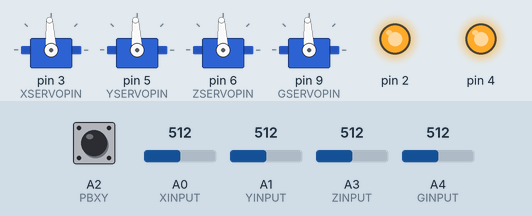
This sketch was run on a simulated Arduino Uno, built with avr-gcc and run on an emulated ATmega328P. Parts: 4 × servo, output pins drawn as LEDs (lit = HIGH). Inputs (shaded band) come from the test bench; at power-on: A0 (XINPUT) = 512, A1 (YINPUT) = 512, A2 (PBXY) HIGH, A3 (ZINPUT) = 512, A4 (GINPUT) = 512.

Above: at 1.2 s.
1.3 s: A0 (XINPUT) set to 490
At 4.11 s:
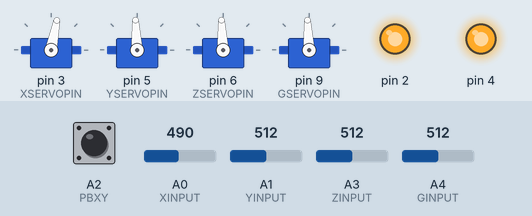
4.3 s: A1 (YINPUT) set to 490
At 7.14 s:
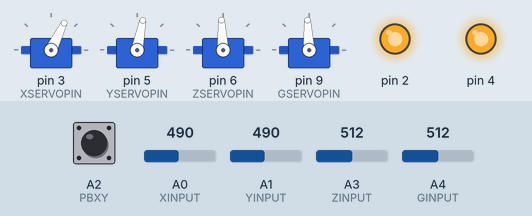
7.3 s: A2 (PBXY) pulled LOW for 0.15 s
At 8.5 s:
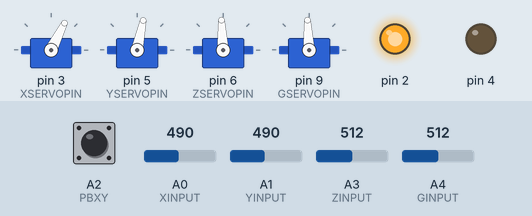
8.9 s: A3 (ZINPUT) set to 533
10.6 s: A3 (ZINPUT) set to 557
At 11.5 s:
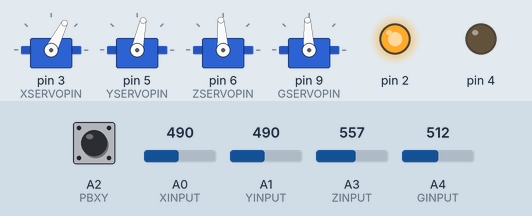
13.6 s: A4 (GINPUT) set to 539
16.6 s: A4 (GINPUT) set to 550
At 18.72 s:
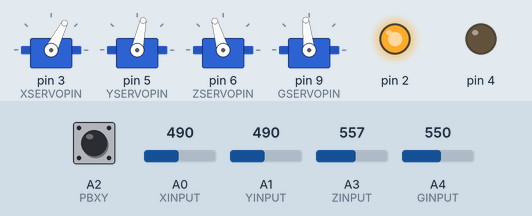
Timing chart, 0 to 22.5 s (numbered marks = the images above; inputs shaded):
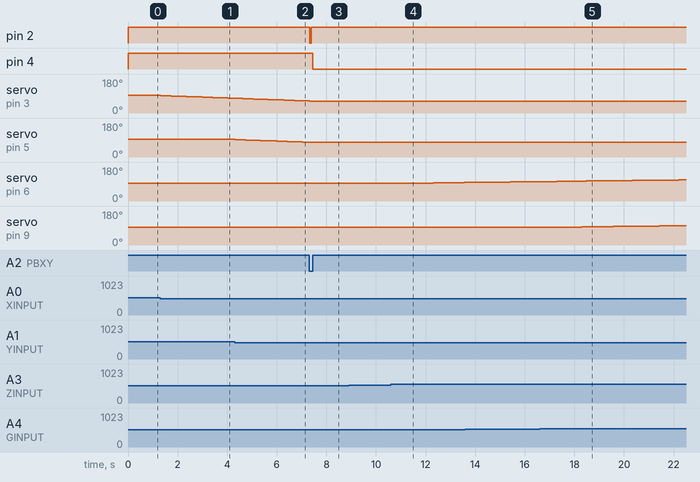

The sketch:

MiniRobotArm_sdt.ino
```cpp
//this will control the MeArm mini robotic arm.
//manual control of the arm with two joysticks and ability to program movements.

//writen by Scott D. Thomas x48985

#include <Servo.h>

#define XINPUT A0 //analog in 0 for X joystick
#define YINPUT A1 //analog in 1 for Y joystick
#define ZINPUT A3 //analog in 2 for Z joystick
#define GINPUT A4 //analog in 3 for Gripper joystick
#define PBXY A2   //analog in 4 for XY joystick pushbutton (Digital Input)
#define PBZG A5   //analog in 5 for ZG joystick pushbutton (Digital Input)


//Define Servo Channels
#define XSERVOPIN 3
#define YSERVOPIN 5
#define ZSERVOPIN 6
#define GSERVOPIN 9
#define XMANULIM 80
#define YMANULIM 80
#define ZMANULIM 80
#define GMANULIM 80


//define Servo Limits and neutral pos
byte XmanUL = 80;
byte XmanLL = 0;
int XupLim = 2100;
int XlrLim = 900;
int Xnpos = 1500;
int XinputPos = 0;

byte YmanUL = 80;
byte YmanLL = 0;
int YupLim = 2100;
int YlrLim = 900;
int Ynpos = 1500;
int YinputPos = 0;

byte ZmanUL = 80;
byte ZmanLL = 0;
int ZupLim = 2100;
int ZlrLim = 900;
int Znpos = 1500;
int ZinputPos = 0;

byte GmanUL = 80;
byte GmanLL = 0;
int GupLim = 2100;
int GlrLim = 900;
int Gnpos = 1500;
int GinputPos = 0;

byte PBXYinput = 0;
byte PBZGinput = 0;

int PosUpdate = 60;
byte Range = 0;
byte mode = 0;

//position storage arrays
int XposArray[20] = {0};
int YposArray[20] = {0};
int ZposArray[20] = {0};
int GposArray[20] = {0};

byte PosNumber = 0;  //variable for the current pos to use in playback mode
unsigned long Etime = 0;
Servo Xservo;
Servo Yservo;
Servo Zservo;
Servo Gservo;


void setup() {
  // put your setup code here, to run once:
  Serial.begin(19200);   // opens the Serial port to 19200 baud rate for communication to a PC/Laptop


  //set up servos pins
  Xservo.attach(XSERVOPIN);
  Yservo.attach(YSERVOPIN);
  Zservo.attach(ZSERVOPIN);
  Gservo.attach(GSERVOPIN);


  //set servos to nutral position
  Xservo.write(XinputPos = Xnpos);
  Yservo.write(YinputPos = Ynpos);
  Zservo.write(ZinputPos = Znpos);
  Gservo.write(GinputPos = Gnpos);
  pinMode(PBXY, INPUT_PULLUP);
  pinMode(2, OUTPUT);
  digitalWrite(2, HIGH);
  pinMode(4, OUTPUT);
  digitalWrite(4, HIGH);
  //XmanUL /= 4;
  Etime = millis();
}

void loop() {
  // put your main code here, to run repeatedly:

   PBXYinput = digitalRead(PBXY);
  // Serial.println(PBXYinput);
   if((millis() - Etime) >= PosUpdate)
   {
     if(PBXYinput == 0)
     {
      if(digitalRead(PBXY) == 0)
      {
        mode++;
        if(mode >3)
          mode = 1;
        //change mode
        switch(mode)
        {
          case 1:
              digitalWrite(2, LOW);
              digitalWrite(4, HIGH);
              XmanUL = XMANULIM;
              YmanUL = YMANULIM;
              ZmanUL = ZMANULIM;
              GmanUL = GMANULIM;
              delay(0.1);
              break;
          case 2:
              digitalWrite(2, HIGH);
              digitalWrite(4, HIGH);
              XmanUL = XMANULIM/ 2;
              YmanUL = YMANULIM/2;
              ZmanUL = ZMANULIM/2;
              GmanUL = GMANULIM/2;
              delay(0.1);
              break;
          case 3:
              digitalWrite(2, HIGH);
              digitalWrite(4, LOW);
              XmanUL = XMANULIM/4;
              YmanUL = YMANULIM/4;
              ZmanUL = ZMANULIM/4;
              GmanUL = GMANULIM/4;
              delay(0.1);
              break;
        }
      }
     }
     ReadSticksPosHold(XinputPos, YinputPos, ZinputPos, GinputPos);


     Xservo.write(XinputPos);
     Yservo.write(YinputPos);
     Zservo.write(ZinputPos);
     Gservo.write(GinputPos);


      if(XinputPos > 1550)
      {

      }
      if(XinputPos < 1450)
      {
      }

     Etime = millis();
   }

   // delay(PosUpdate);


}

//this function will read in the 4 joystick positions and translate and return a valid PWM value for each servo using the MAP function.
byte ReadSticksAutoCenter(int &Xin, int &Yin, int &Zin, int &Gin)
{
    int X, Y, Z, G;

    X = analogRead(XINPUT);
    Y = analogRead(YINPUT);
    Z = analogRead(ZINPUT);
    G = analogRead(GINPUT);

    Xin = map(X, 0, 1023, XlrLim, XupLim);
    Yin = map(Y, 0, 1023, YlrLim, YupLim);
    Zin = map(Z, 0, 1023, ZlrLim, ZupLim);
    Gin = map(G, 0, 1023, GlrLim, GupLim);
    return 0;
}


byte ReadSticksPosHold(int &Xin, int &Yin, int &Zin, int &Gin)
{
    int X, Y, Z, G;
    byte inc = 0, dec = 0;
    X = analogRead(XINPUT);
    Y = analogRead(YINPUT);
    Z = analogRead(ZINPUT);
    G = analogRead(GINPUT);


    if(X >= 550)
    {
      inc = map(X, 512, 1024, XmanLL, XmanUL);
      Xin = PosLim(Xin+inc, XupLim, XlrLim);
    }
    else if(X <= 500)
    {
      dec = map(X, 512, 0, XmanLL, XmanUL);
      Xin = PosLim(Xin-dec, XupLim, XlrLim);
    }

    if(Y >= 550)
    {
      inc = map(Y, 512, 1024, YmanLL, YmanUL);
      Yin = PosLim(Yin+inc, YupLim, YlrLim);
    }
    else if(Y <= 500)
    {
      dec = map(Y, 512, 0, YmanLL, YmanUL);
      Yin = PosLim(Yin-dec, YupLim, YlrLim);
    }


     if(Z >= 550)
    {
      inc = map(Z, 512, 1024, ZmanLL, ZmanUL);
      Zin = PosLim(Zin+inc, ZupLim, ZlrLim);
    }
    else if(Z <= 500)
    {
      dec = map(Z, 512, 0, ZmanLL, ZmanUL);
      Zin = PosLim(Zin-dec, ZupLim, ZlrLim);
    }


     if(G >= 550)
    {
      inc = map(G, 512, 1024, GmanLL, GmanUL);
      Gin = PosLim(Gin+inc, GupLim, GlrLim);
    }
    else if(G <= 500)
    {
      dec = map(G, 512, 0, GmanLL, GmanUL);
      Gin = PosLim(Gin-dec, GupLim, GlrLim);
    }


    return 0;
}


int PosLim(int Input, int Upper, int Lower)
{
  if(Input >= Upper)
    return Upper;
  if(Input <= Lower)
    return Lower;
  return Input;
}
```

Measured:
- the behaviour switches between 549 and 550 on A4 (GINPUT) (found by bisection; images 4 and 5)
- after the input at 1.3 s, servo on pin 3 (XSERVOPIN): moves from 93° to 78° over 2.9 s, starting at once
- after the input at 4.3 s, servo on pin 5 (YSERVOPIN): moves from 93° to 78° over 2.9 s, starting at once
- after the input at 7.3 s, pin 2: HIGH → LOW at once, → HIGH 0.06 s later; pin 4: HIGH → LOW after 0.14 s; servo on pin 3 (XSERVOPIN): goes on until 7.3 s, then stays 63°; servo on pin 5 (YSERVOPIN): stays 78° (without the input it goes to 77° after 0.14 s)
- after the input at 8.9 s, every drawn part: stays the same
- after the input at 10.6 s, servo on pin 6 (ZSERVOPIN): moves from 93° to 98° over 2.5 s, starting after 0.50 s
- after the input at 16.6 s, servo on pin 9 (GSERVOPIN): moves from 93° to 102° over 4.9 s, starting after 0.50 s
